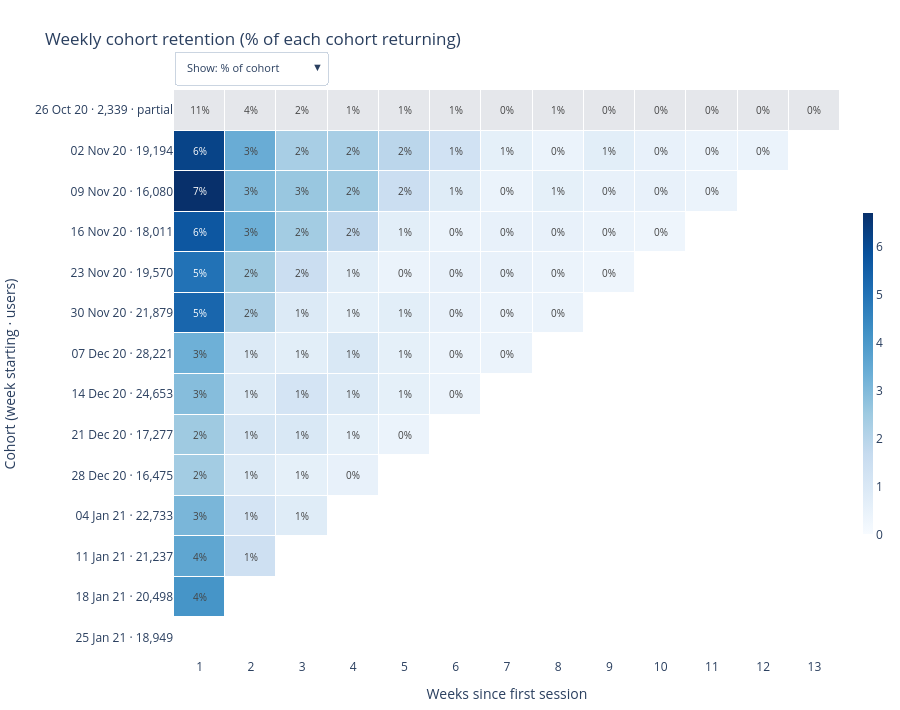

Notebook cell for this chart:
### Code cell
# ── Section 7.2: Retention heatmap — censoring + partial-cohort guards ───────
# Same logic as generate_dashboard.py, so notebook and dashboard agree.
import datetime as _dt

cohort_pivot = cohort_df.pivot(index="cohort_week", columns="weeks_since_cohort",
                               values="active_users")

# Censoring guard: week N of a cohort is observed only if the whole week fits in
# the window. Unobserved → NaN (blank); observed but nobody returned → real 0.
_start = _dt.date(int(DATE_START[:4]), int(DATE_START[4:6]), int(DATE_START[6:8]))
_end   = _dt.date(int(DATE_END[:4]),   int(DATE_END[4:6]),   int(DATE_END[6:8]))
_cohort_dates = [pd.Timestamp(d).date() for d in cohort_pivot.index]
_observed = pd.DataFrame(
    [[(cd + _dt.timedelta(days=7 * int(k) + 6)) <= _end for k in cohort_pivot.columns]
     for cd in _cohort_dates],
    index=cohort_pivot.index, columns=cohort_pivot.columns,
)
cohort_pivot = cohort_pivot.where(_observed)
cohort_pivot = cohort_pivot.mask(_observed & cohort_pivot.isna(), 0)
censored = int((~_observed).sum().sum())
print(f"Censored cells (blank, not 0%): {censored} of {_observed.size} "
      f"({censored / _observed.size * 100:.0f}%)")

cohort_pct = cohort_pivot.div(cohort_pivot[0], axis=0).multiply(100).round(1)

# Partial-first-cohort guard: Monday-anchored buckets + a window that opens
# mid-week → the first bucket is a partial week with a much smaller base.
partial_first = _cohort_dates[0] < _start
if partial_first:
    print(f"Partial first cohort {_cohort_dates[0]}: {int(cohort_pivot[0].iloc[0]):,} users "
          f"vs {int(cohort_pivot[0].iloc[1]):,} in the first full cohort — excluded from averages")

cohort_pct.index   = cohort_pct.index.astype(str)
cohort_pct.columns = [f"Week {c}" for c in cohort_pct.columns]
cohort_pct_full    = cohort_pct.iloc[1:] if partial_first else cohort_pct

print("Retention matrix (% of cohort returning; blank = not yet observable):")
display(cohort_pct)

# Heatmap (charts.py): Week 0 left out of the scale, every cohort labelled with its
# size, the partial first week in grey; the menu switches % ↔ returning users.
cohort_users = cohort_pivot.copy()
cohort_users.index = cohort_users.index.astype(str)
cohort_users.columns = [f"Week {c}" for c in cohort_users.columns]
fig_ret = charts.cohort_heatmap(cohort_pct, cohort_users, str(_cohort_dates[0]) if partial_first else None)
fig_ret.update_layout(title="Weekly cohort retention (% of each cohort returning)", margin=dict(t=90))
fig_ret.show()

# Headline KPIs: full cohorts only; censored (NaN) cells are skipped by .mean().
if "Week 1" in cohort_pct_full.columns:
    # Week-1 return = any session in the next Monday-anchored calendar week (1–13 days), not D7.
    print(f"\nAvg Week-1 return (full cohorts): {cohort_pct_full['Week 1'].mean():.1f}%")
if "Week 2" in cohort_pct_full.columns:
    print(f"Avg Week-2 return (full cohorts): {cohort_pct_full['Week 2'].mean():.1f}%")

### Figure 1 — Plotly figure (JSON) as saved in the notebook; plotly's stock layout.template omitted (floating-point values rounded to 4 significant figures; data arrays with more than 128 entries replaced by an {"elided": "..."} marker saying what was removed)
{"data": [{"colorbar": {"len": 0.6, "thickness": 10}, "colorscale": [[0.0, "rgb(247,251,255)"], [0.125, "rgb(222,235,247)"], [0.25, "rgb(198,219,239)"], [0.375, "rgb(158,202,225)"], [0.5, "rgb(107,174,214)"], [0.625, "rgb(66,146,198)"], [0.75, "rgb(33,113,181)"], [0.875, "rgb(8,81,156)"], [1.0, "rgb(8,48,107)"]], "hoverongaps": false, "hovertemplate": "Cohort <b>%{y}</b> users<br>Week %{x}: %{z:.1f}% returned<extra></extra>", "text": {"elided": "14x13 str values"}, "textfont": {"size": 10}, "texttemplate": "%{text}", "type": "heatmap", "x": ["1", "2", "3", "4", "5", "6", "7", "8", "9", "10", "11", "12", "13"], "xgap": 1, "y": ["26 Oct 20 · 2,339 · partial", "02 Nov 20 · 19,194", "09 Nov 20 · 16,080", "16 Nov 20 · 18,011", "23 Nov 20 · 19,570", "30 Nov 20 · 21,879", "07 Dec 20 · 28,221", "14 Dec 20 · 24,653", "21 Dec 20 · 17,277", "28 Dec 20 · 16,475", "04 Jan 21 · 22,733", "11 Jan 21 · 21,237", "18 Jan 21 · 20,498", "25 Jan 21 · 18,949"], "ygap": 1, "z": {"elided": "14x13 float values"}, "zmax": 6.7, "zmin": 0}, {"colorscale": [[0, "#e5e7eb"], [1, "#e5e7eb"]], "hoverongaps": false, "hovertemplate": "Partial first week — excluded from averages<br>Week %{x}: %{z:.1f}%<extra></extra>", "showscale": false, "text": {"elided": "14x13 str values"}, "textfont": {"size": 10}, "texttemplate": "%{text}", "type": "heatmap", "x": ["1", "2", "3", "4", "5", "6", "7", "8", "9", "10", "11", "12", "13"], "xgap": 1, "y": ["26 Oct 20 · 2,339 · partial", "02 Nov 20 · 19,194", "09 Nov 20 · 16,080", "16 Nov 20 · 18,011", "23 Nov 20 · 19,570", "30 Nov 20 · 21,879", "07 Dec 20 · 28,221", "14 Dec 20 · 24,653", "21 Dec 20 · 17,277", "28 Dec 20 · 16,475", "04 Jan 21 · 22,733", "11 Jan 21 · 21,237", "18 Jan 21 · 20,498", "25 Jan 21 · 18,949"], "ygap": 1, "z": {"elided": "14x13 float values"}}], "layout": {"height": 710, "margin": {"b": 10, "l": 10, "r": 10, "t": 90}, "paper_bgcolor": "white", "plot_bgcolor": "white", "title": {"text": "Weekly cohort retention (% of each cohort returning)"}, "updatemenus": [{"bgcolor": "white", "bordercolor": "#cbd5e1", "buttons": [{"args": [{"hovertemplate": ["Cohort <b>%{y}</b> users<br>Week %{x}: %{z:.1f}% returned<extra></extra>", "Partial first week — excluded from averages<br>Week %{x}: %{z:.1f}%<extra></extra>"], "text": {"elided": "2x14x13 str values"}, "z": {"elided": "2x14x13 float values"}, "zmax": [6.7, null]}], "label": "Show: % of cohort", "method": "restyle"}, {"args": [{"hovertemplate": ["Cohort <b>%{y}</b> users<br>Week %{x}: %{z:,.0f} returned<extra></extra>", "Partial first week — excluded from averages<br>Week %{x}: %{z:,.0f} users<extra></extra>"], "text": {"elided": "2x14x13 str values"}, "z": {"elided": "2x14x13 int values"}, "zmax": [1197, null]}], "label": "Show: returning users", "method": "restyle"}], "direction": "down", "font": {"size": 11}, "pad": {"b": 6}, "x": 0, "xanchor": "left", "y": 1.0, "yanchor": "bottom"}], "xaxis": {"tickangle": 0, "title": {"text": "Weeks since first session"}, "type": "category"}, "yaxis": {"autorange": "reversed", "title": {"text": "Cohort (week starting · users)"}, "type": "category"}}}
